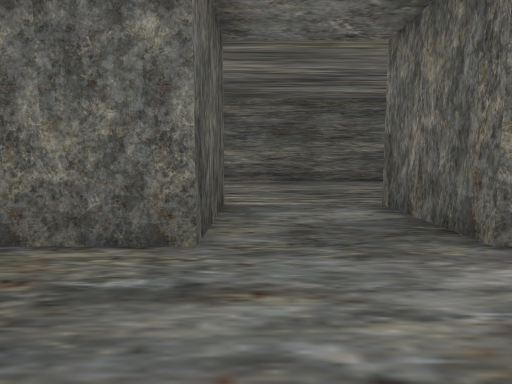
View 1 (above)

17 first-person views from a walk through a 3-D level made in the Unity game engine. The camera is 1.5 m above the floor, tilts 6° down and sees 75° across. The floor is counted in squares, 2 m on a side. Each view is taken from the middle of a square. On the plan, view 1 faces up. The plan holds only what a view shows up to about 11 squares ahead; the rest is blank. The place goes on beyond the plan. The player character is not drawn.

View 2
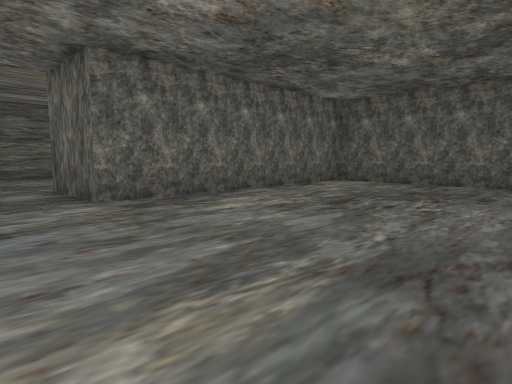

View 3
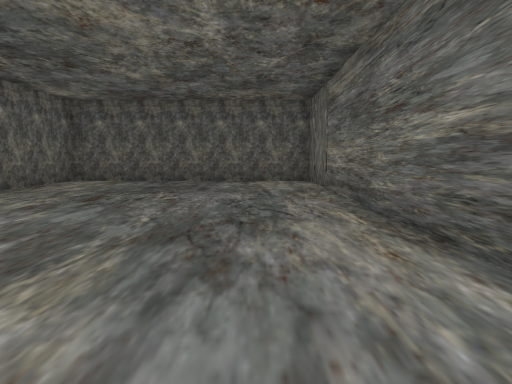

View 4
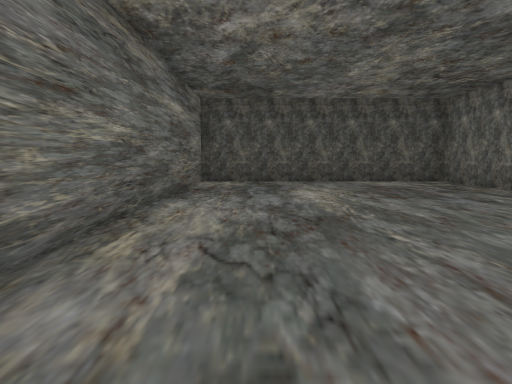

View 5
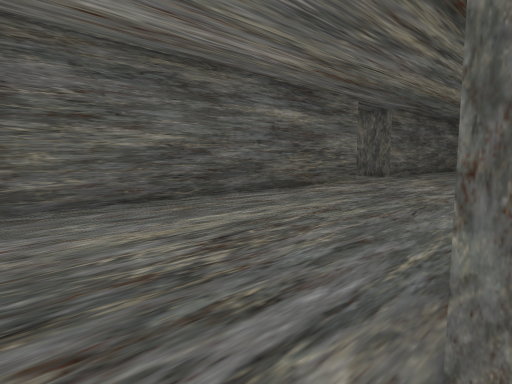

View 6
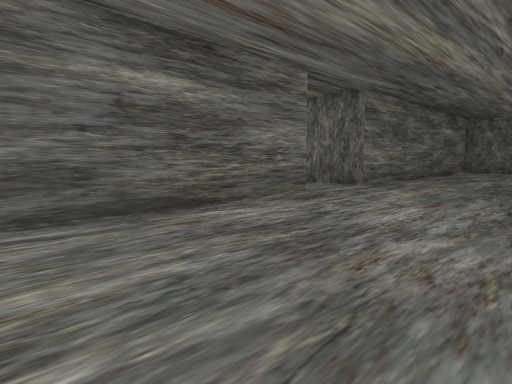

View 7
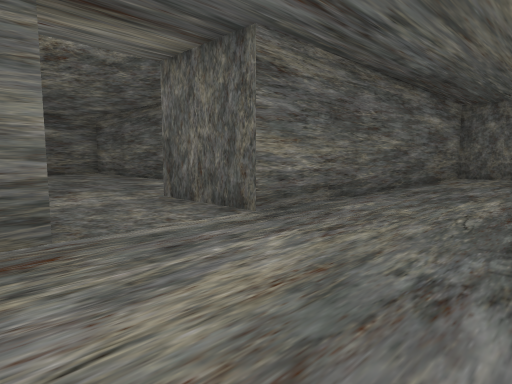

View 8
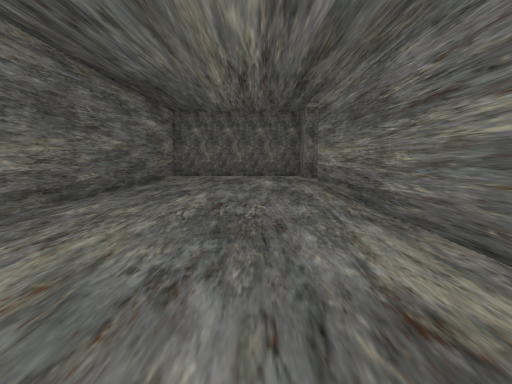

View 9
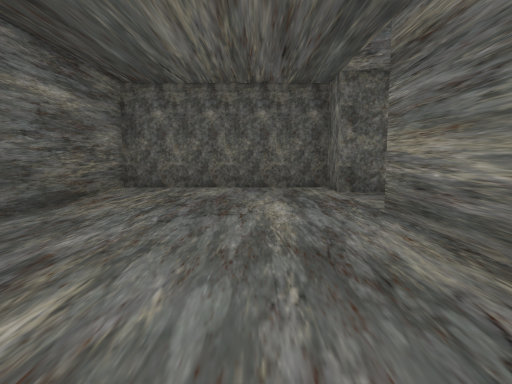

View 10
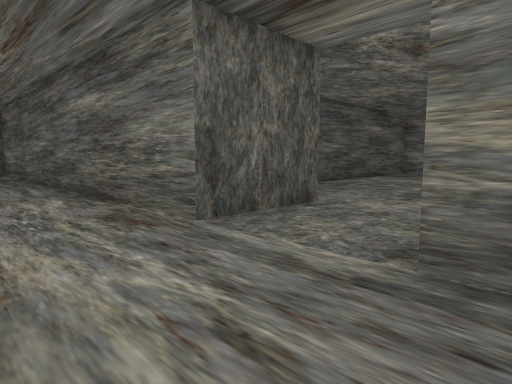

View 11
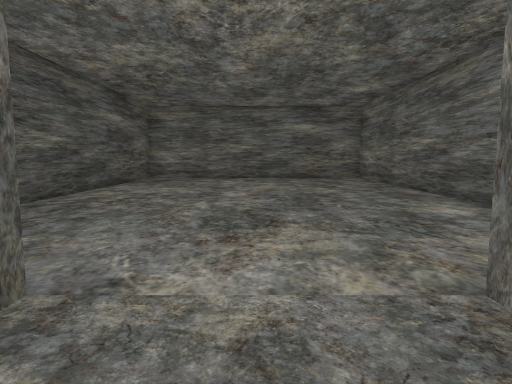

View 12
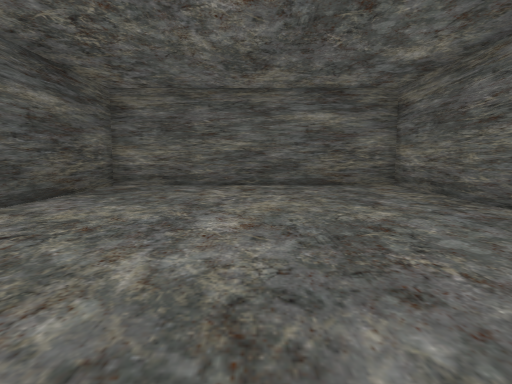

View 13
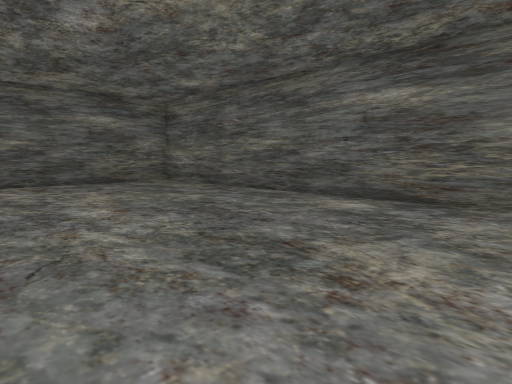

View 14
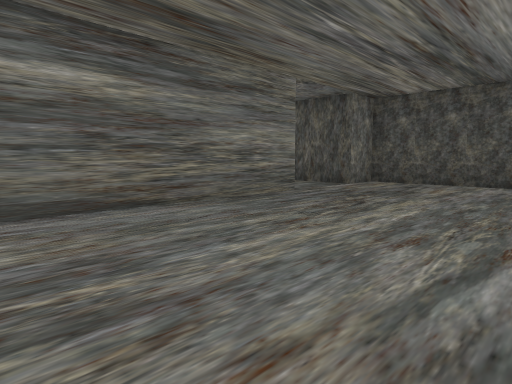

View 15
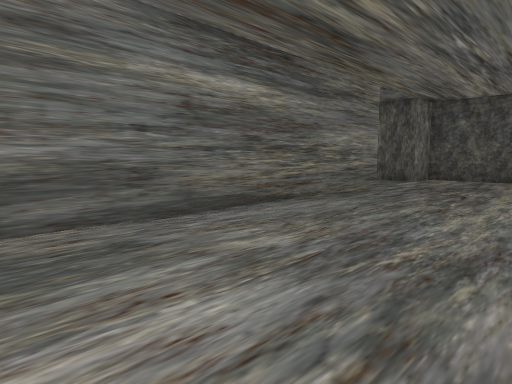

View 16
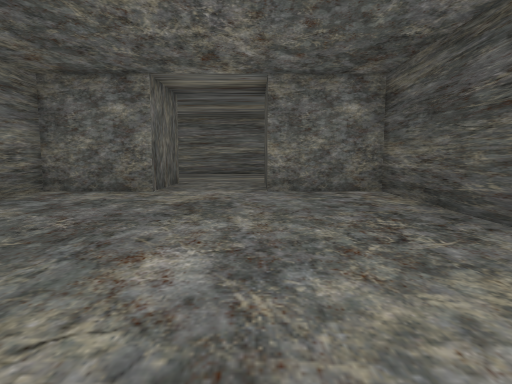

View 17
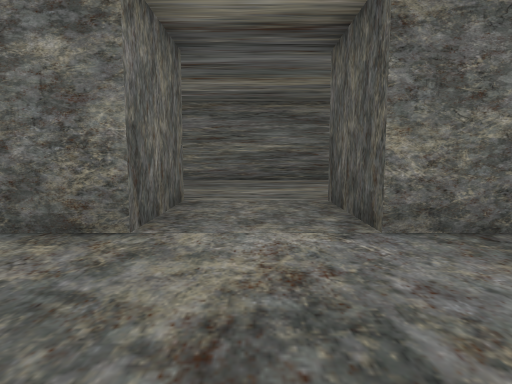

### Floor plan
Points are (right, up) in squares from view 1. A wall is a line through its corners. A room is listed if a view was taken in it or the views show most of it. See-through windows are left out.
Room 1 (views 1, 2, 3, 4, 5)
walls: (-0.5, 5.3) (-0.5, 2.7) (-4.2, 2.7) (-4.2, -4.7) (9.5, -4.7) (9.5, 2.7) (2, 2.7) (2, 5.3)
ways out: opening at (0.5, 5.5) to room 2
Room 2 (views 6, 7, 8, 9, 10, 11, 12, 13, 14, 15, 16, 17)
walls: (2, 5.3) (19.5, 5.3); (-1.8, 8.8) (-1.8, 5.3) (-0.5, 5.3); (23.2, 6.5) (23.2, 10.2) (13.3, 10.2) (13.3, 12.8) (15.6, 12.8) (15.6, 22.7) (8.3, 22.7) (8.3, 12.8) (10.8, 12.8) (10.8, 10.2) (-1, 10.2)
ways out: opening at (0.5, 5.5) to room 1; opening at (21, 5.7)

Where each view was taken, in squares from view 1:
view 1: 0 up, 0 right, facing up
view 2: 3 down, 0 right, facing up-right
view 3: 3 down, 1 left, facing right
view 4: 3 down, 6 right, facing left
view 5: 5 up, 1 right, facing up-right
view 6: 6 up, 5 right, facing up-right
view 7: 7 up, 10 right, facing up-right
view 8: 7 up, 10 right, facing right
view 9: 7 up, 15 right, facing right
view 10: 8 up, 14 right, facing up-left
view 11: 11 up, 12 right, facing up
view 12: 14 up, 12 right, facing up
view 13: 13 up, 10 right, facing up-right
view 14: 10 up, 8 right, facing down-left
view 15: 9 up, 10 right, facing down-left
view 16: 20 up, 11 right, facing down
view 17: 16 up, 12 right, facing down
